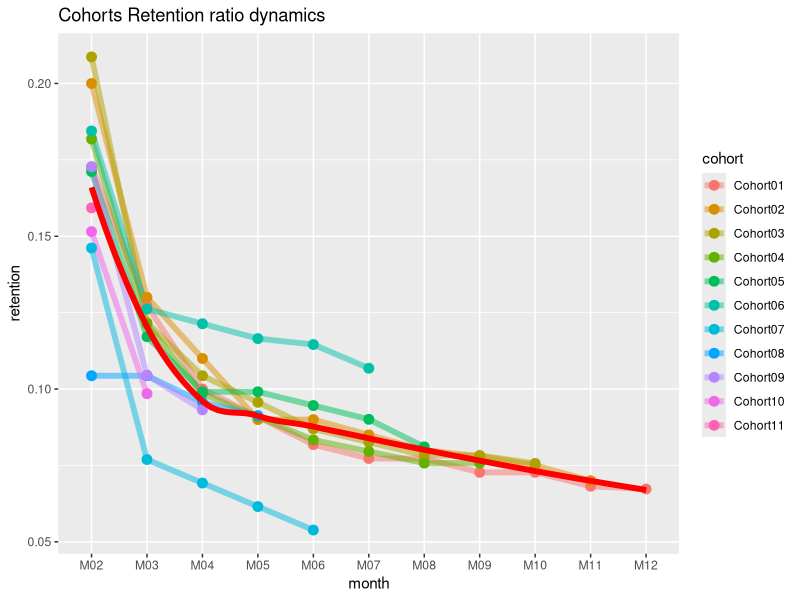
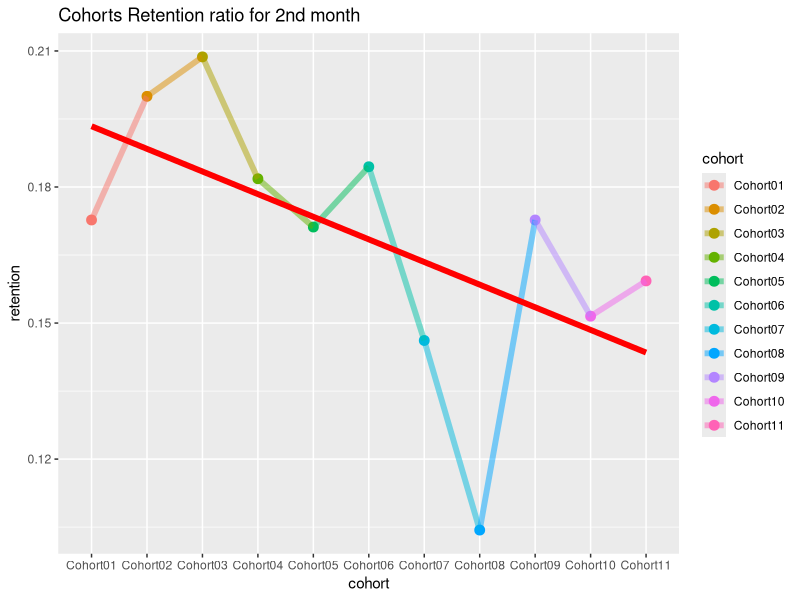
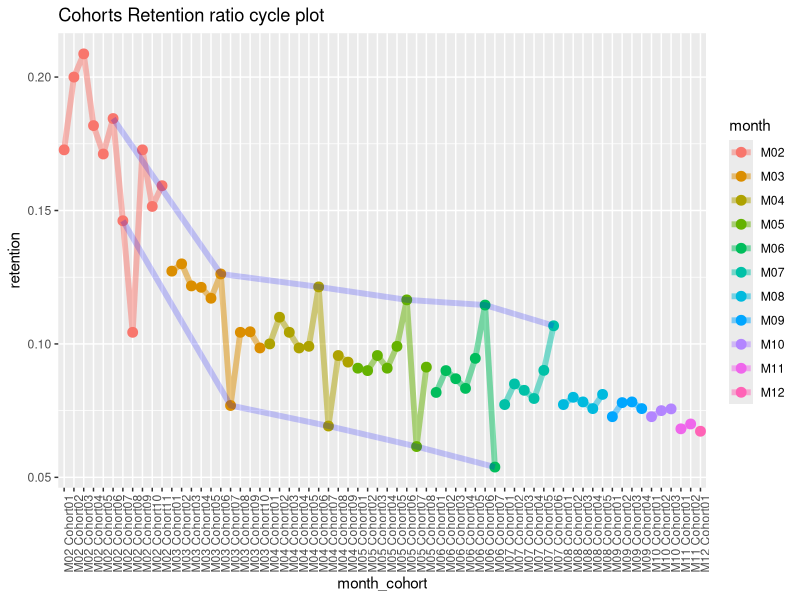

These charts were generated, in order, by the following R code:
#### Cohort analysis with R – Retention charts 
#### https://analyzecore.com/2014/07/03/cohort-analysis-in-r-retention-charts/


cohort.clients <- data.frame(cohort=c('Cohort01','Cohort02',
                                      'Cohort03','Cohort04','Cohort05','Cohort06','Cohort07',
                                      'Cohort08','Cohort09','Cohort10','Cohort11','Cohort12'),
                             M01=c(11000,0,0,0,0,0,0,0,0,0,0,0),
                             M02=c(1900,10000,0,0,0,0,0,0,0,0,0,0),
                             M03=c(1400,2000,11500,0,0,0,0,0,0,0,0,0),
                             M04=c(1100,1300,2400,13200,0,0,0,0,0,0,0,0),
                             M05=c(1000,1100,1400,2400,11100,0,0,0,0,0,0,0),
                             M06=c(900,900,1200,1600,1900,10300,0,0,0,0,0,0),
                             M07=c(850,900,1100,1300,1300,1900,13000,0,0,0,0,0),
                             M08=c(850,850,1000,1200,1100,1300,1900,11500,0,0,0,0),
                             M09=c(800,800,950,1100,1100,1250,1000,1200,11000,0,0,0),
                             M10=c(800,780,900,1050,1050,1200,900,1200,1900,13200,0,0),
                             M11=c(750,750,900,1000,1000,1180,800,1100,1150,2000,11300,0),
                             M12=c(740,700,870,1000,900,1100,700,1050,1025,1300,1800,20000))


#connect libraries
library(dplyr)
library(ggplot2)
library(reshape2)

cohort.clients.r <- cohort.clients #create new data frame
totcols <- ncol(cohort.clients.r) #count number of columns in data set
for (i in 1:nrow(cohort.clients.r)) { #for loop for shifting each row
  df <- cohort.clients.r[i,] #select row from data frame
  df <- df[ , !df[]==0] #remove columns with zeros
  partcols <- ncol(df) #count number of columns in row (w/o zeros)
  #fill columns after values by zeros
  if (partcols < totcols) df[, c((partcols+1):totcols)] <- 0
  cohort.clients.r[i,] <- df #replace initial row by new one
}

#calculate retention (1)
x <- cohort.clients.r[,c(2:13)]
y <- cohort.clients.r[,2]
reten.r <- apply(x, 2, function(x) x/y )
reten.r <- data.frame(cohort=(cohort.clients.r$cohort), reten.r)

#calculate retention (2)
c <- ncol(cohort.clients.r)
reten.r <- cohort.clients.r
for (i in 2:c) {
  reten.r[, (c+i-1)] <- reten.r[, i] / reten.r[, 2]
}
reten.r <- reten.r[,-c(2:c)]
colnames(reten.r) <- colnames(cohort.clients.r)


#charts
reten.r <- reten.r[,-2] #remove M01 data because it is always 100%

#dynamics analysis chart
cohort.chart1 <- melt(reten.r, id.vars = 'cohort')
colnames(cohort.chart1) <- c('cohort', 'month', 'retention')
cohort.chart1 <- filter(cohort.chart1, retention != 0)
p <- ggplot(cohort.chart1, aes(x=month, y=retention, group=cohort, colour=cohort))
p + geom_line(size=2, alpha=1/2) +
  geom_point(size=3, alpha=1) +
  geom_smooth(aes(group=1), method = 'loess', size=2, colour='red', se=FALSE) +
  labs(title="Cohorts Retention ratio dynamics")

#second month analysis chart
cohort.chart2 <- filter(cohort.chart1, month=='M02') #choose any month instead of M02
p <- ggplot(cohort.chart2, aes(x=cohort, y=retention, colour=cohort))
p + geom_point(size=3) +
  geom_line(aes(group=1), size=2, alpha=1/2) +
  geom_smooth(aes(group=1), size=2, colour='red', method = 'lm', se=FALSE) +
  labs(title="Cohorts Retention ratio for 2nd month")

#cycle plot
cohort.chart3 <- cohort.chart1
cohort.chart3 <- mutate(cohort.chart3, month_cohort = paste(month, cohort))
p <- ggplot(cohort.chart3, aes(x=month_cohort, y=retention, group=month, colour=month))

#choose any cohorts instead of Cohort07 and Cohort06
m1 <- filter(cohort.chart3, cohort=='Cohort07')
m2 <- filter(cohort.chart3, cohort=='Cohort06')
p + geom_point(size=3) +
  geom_line(aes(group=month), size=2, alpha=1/2) +
  labs(title="Cohorts Retention ratio cycle plot") +
  geom_line(data=m1, aes(group=1), colour='blue', size=2, alpha=1/5) +
  geom_line(data=m2, aes(group=1), colour='blue', size=2, alpha=1/5) +
  theme(axis.text.x = element_text(angle = 90, hjust = 1))

